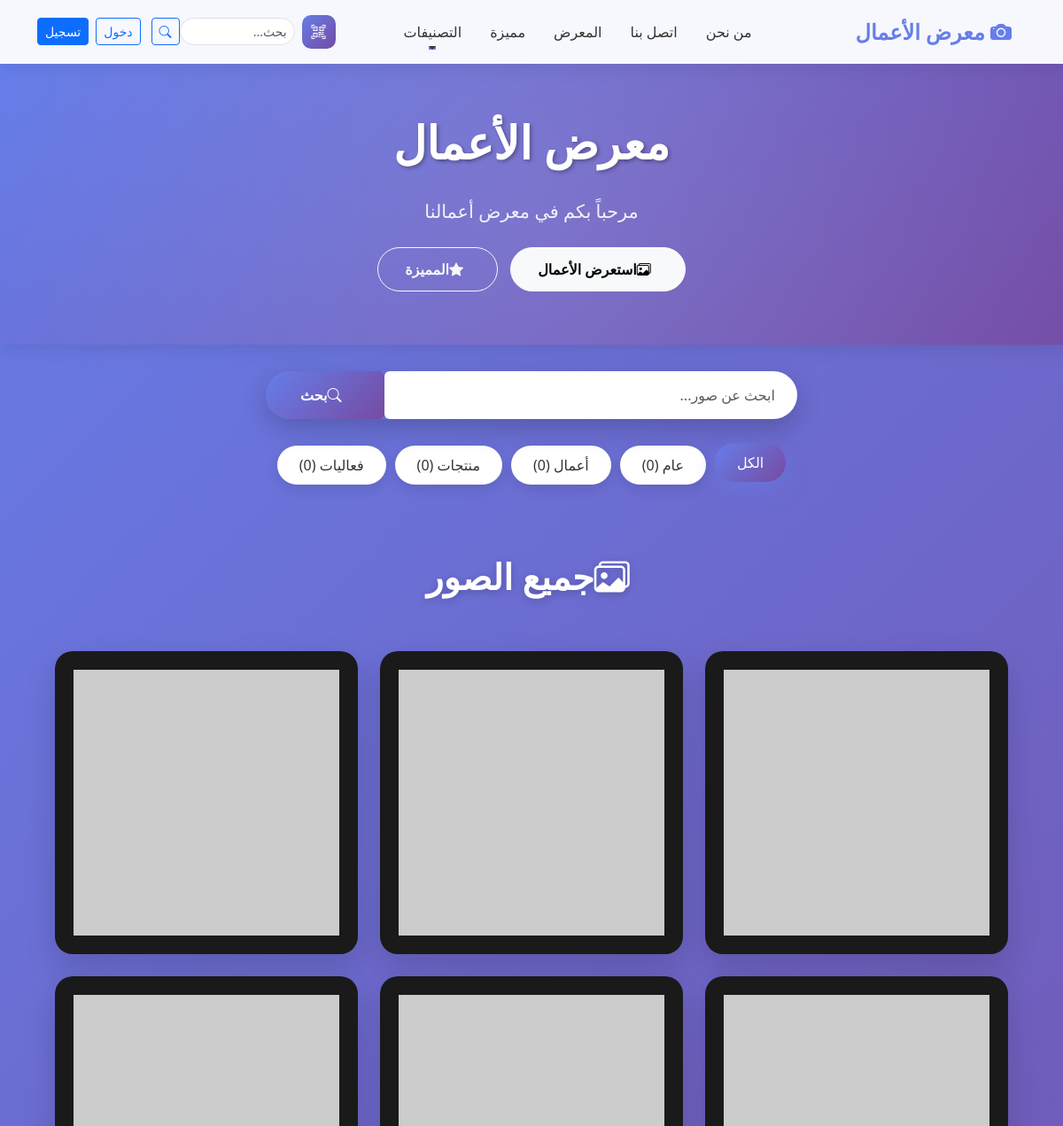
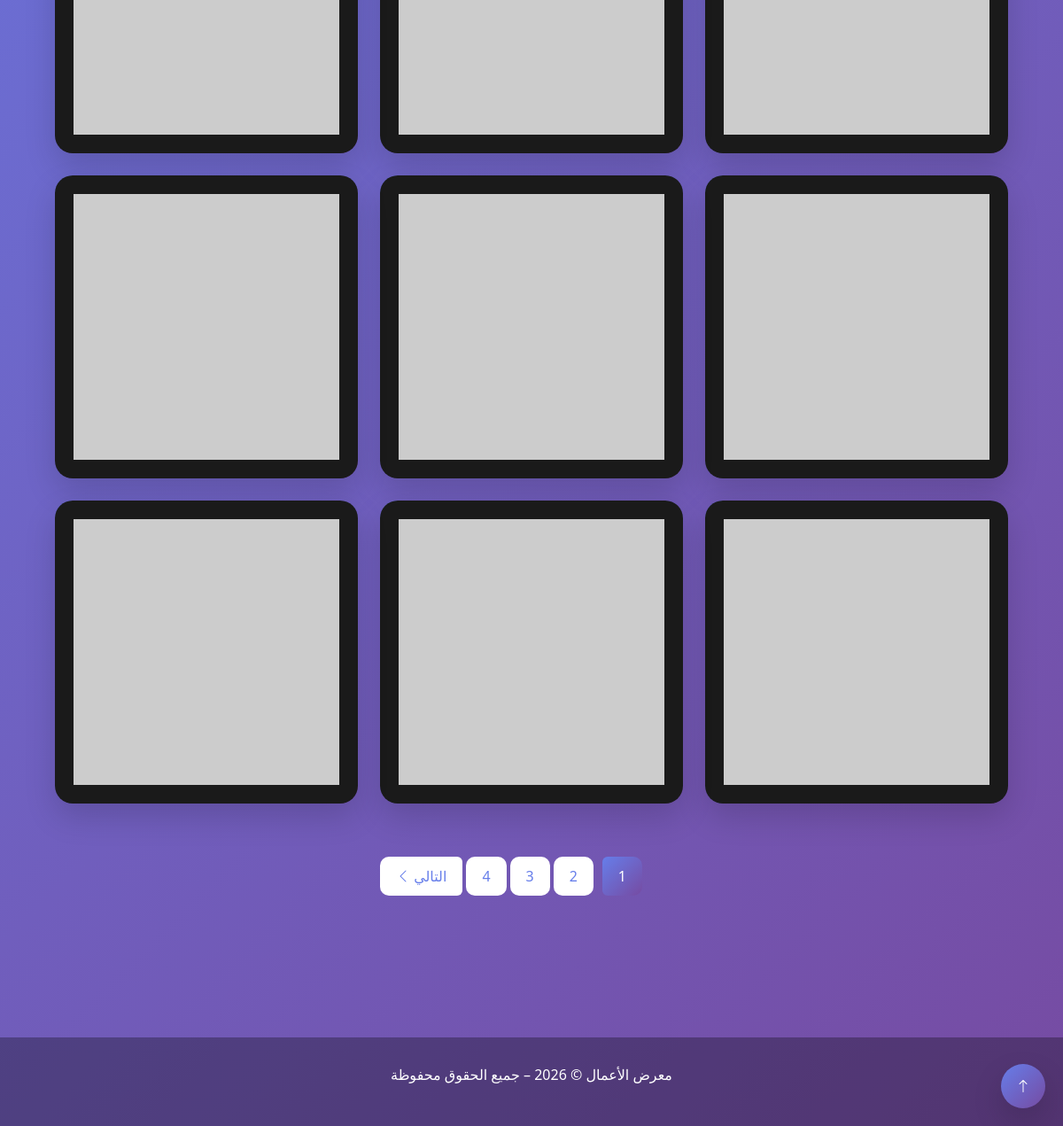
The page / on the database its author committed (2 pictures, top to bottom).
### app.py (models this page shows)
class SiteSettings(db.Model):
    id = db.Column(db.Integer, primary_key=True)
    site_title = db.Column(db.String(200), default='معرض الأعمال')
    site_description = db.Column(db.Text, default='مرحباً بكم في معرض أعمالنا')
    site_logo = db.Column(db.String(500))
    favicon = db.Column(db.String(500))
    contact_email = db.Column(db.String(200))
    social_links = db.Column(db.JSON)
    theme_color = db.Column(db.String(20), default='#667eea')
    qr_code_text = db.Column(db.Text)
    google_analytics_id = db.Column(db.String(50))
    updated_at = db.Column(db.DateTime, onupdate=datetime.utcnow)

class Category(db.Model):
    id = db.Column(db.Integer, primary_key=True)
    name = db.Column(db.String(100), nullable=False, unique=True)
    slug = db.Column(db.String(100), unique=True)
    description = db.Column(db.Text)
    created_at = db.Column(db.DateTime, default=datetime.utcnow)
    images = db.relationship('Image', backref='category', lazy=True)

class Image(db.Model):
    id = db.Column(db.Integer, primary_key=True)
    title = db.Column(db.String(200), nullable=False)
    description = db.Column(db.Text)
    filename = db.Column(db.String(500))
    file_size = db.Column(db.Integer)
    mime_type = db.Column(db.String(100))
    image_url = db.Column(db.String(500), nullable=False)
    thumbnail_url = db.Column(db.String(500))
    category_id = db.Column(db.Integer, db.ForeignKey('category.id'))
    views = db.Column(db.Integer, default=0)
    downloads = db.Column(db.Integer, default=0)
    sort_order = db.Column(db.Integer, default=0)
    is_featured = db.Column(db.Boolean, default=False)
    is_published = db.Column(db.Boolean, default=True)
    created_at = db.Column(db.DateTime, default=datetime.utcnow)
    updated_at = db.Column(db.DateTime, onupdate=datetime.utcnow)
    uploaded_by = db.Column(db.Integer, db.ForeignKey('user.id'))
    image_metadata = db.Column(db.JSON)

### app.py (the view, shortened to what this page needs)
@app.route('/')
def index():
    page = request.args.get('page', 1, type=int)
    per_page = 12
    category_id = request.args.get('category', type=int)
    featured_only = request.args.get('featured', type=bool)
    search_query = request.args.get('q', '')
    query = Image.query.filter_by(is_published=True)
    if category_id:
        query = query.filter_by(category_id=category_id)
    if featured_only:
        query = query.filter_by(is_featured=True)
    images = query.order_by(Image.sort_order.desc(), Image.created_at.desc())\
                  .paginate(page=page, per_page=per_page, error_out=False)
    categories = db.session.query(
        Category, func.count(Image.id).label('image_count')
    ).outerjoin(Image).group_by(Category.id).all()
    settings = SiteSettings.query.first()
    if not settings:
        settings = SiteSettings()
        db.session.add(settings)
        db.session.commit()
    featured_images = Image.query.filter_by(is_featured=True, is_published=True)\
                                 .order_by(Image.created_at.desc())\
                                 .limit(6).all()
    current_url = request.host_url
    qr_code = generate_qr_code(current_url)
    return render_template('index_advanced.html',
                         images=images,
                         categories=categories,
                         featured_images=featured_images,
                         settings=settings,
                         qr_code=qr_code,
                         search_query=search_query,
                         current_category=category_id)

### app.py (called while the page is built)
def generate_qr_code(url, size=10):
    qr = qrcode.QRCode(
        version=1,
        box_size=size,
        border=5,
        error_correction=qrcode.constants.ERROR_CORRECT_H
    )
    qr.add_data(url)
    qr.make(fit=True)
    img = qr.make_image(fill_color="black", back_color="white")
    img_io = io.BytesIO()
    img.save(img_io, 'PNG')
    img_io.seek(0)
    img_base64 = base64.b64encode(img_io.getvalue()).decode()
    return img_base64

### templates/index_advanced.html (shortened to what this page needs)
<!DOCTYPE html>
<html dir="rtl" lang="ar">
<head>
    <link href="https://cdn.jsdelivr.net/npm/bootstrap@5.3.0/dist/css/bootstrap.min.css" rel="stylesheet">
    <link rel="stylesheet" href="https://cdn.jsdelivr.net/npm/bootstrap-icons@1.11.0/font/bootstrap-icons.css">
    <link rel="stylesheet" href="https://cdnjs.cloudflare.com/ajax/libs/animate.css/4.1.1/animate.min.css">
    <link rel="stylesheet" href="https://cdn.jsdelivr.net/npm/swiper@11/swiper-bundle.min.css" />
    <link rel="stylesheet" href="https://cdnjs.cloudflare.com/ajax/libs/lightbox2/2.11.4/css/lightbox.min.css">
</head>
<body>
    <nav class="navbar navbar-expand-lg fixed-top">
        <div class="container">
            <a class="navbar-brand" href="{{ url_for('index') }}">
                {% if settings and settings.site_logo %}
                    <img src="{{ settings.site_logo }}" alt="شعار">
                {% else %}
                    <span style="color: var(--primary); font-weight: 700; font-size: 1.5rem;">
                        <i class="bi bi-camera-fill"></i> {{ settings.site_title }}
                    </span>
                {% endif %}
            </a>
            <div class="collapse navbar-collapse" id="navbarNav">
                <ul class="navbar-nav mx-auto">
                    <li class="nav-item">
    <a class="nav-link" href="{{ url_for('about') }}">من نحن</a>
</li>
<li class="nav-item">
    <a class="nav-link" href="{{ url_for('contact') }}">اتصل بنا</a>
</li>
                    <li class="nav-item"><a class="nav-link" href="#gallery">المعرض</a></li>
                    <li class="nav-item"><a class="nav-link" href="#featured">مميزة</a></li>
                    {% if categories %}
                    <li class="nav-item dropdown">
                        <a class="nav-link dropdown-toggle" href="#" data-bs-toggle="dropdown">التصنيفات</a>
                    </li>
                    {% endif %}
                </ul>
                <div class="d-flex align-items-center gap-2">
                    <button class="btn-qr" data-bs-toggle="modal" data-bs-target="#qrModal"><i class="bi bi-qr-code-scan"></i></button>
                    <form class="d-flex" action="{{ url_for('search') }}" method="GET">
                        <input class="form-control form-control-sm" type="search" name="q" placeholder="بحث..." style="width:130px; border-radius:20px;">
                        <button class="btn btn-sm btn-outline-primary ms-1" type="submit"><i class="bi bi-search"></i></button>
                    </form>
                    {% if current_user.is_authenticated %}
                    <div class="dropdown">
                        <button class="btn btn-sm btn-outline-primary dropdown-toggle" data-bs-toggle="dropdown">
                            <i class="bi bi-person-circle"></i> {{ current_user.username }}
                        </button>
                        <ul class="dropdown-menu dropdown-menu-end">
                            <li><a class="dropdown-item" href="{{ url_for('profile') }}">الملف الشخصي</a></li>
                            {% if current_user.role in ['admin', 'editor'] %}<li><a class="dropdown-item" href="{{ url_for('admin_dashboard') }}">لوحة التحكم</a></li>{% endif %}
                            <li><hr class="dropdown-divider"></li>
                            <li><a class="dropdown-item" href="{{ url_for('logout') }}">تسجيل خروج</a></li>
                        </ul>
                    </div>
                    {% else %}
                    <a class="btn btn-sm btn-outline-primary" href="{{ url_for('login') }}">دخول</a>
                    <a class="btn btn-sm btn-primary" href="{{ url_for('register') }}">تسجيل</a>
                    {% endif %}
                </div>
            </div>
        </div>
    </nav>
<section class="hero-section">
    <div class="container">
        <div class="hero-content d-flex flex-column align-items-center">
            <div class="d-flex align-items-center justify-content-center flex-wrap gap-4 mb-3">
                <h1 class="hero-title">
                    {{ settings.site_title }}
                </h1>
            </div>
            <p class="hero-description">{{ settings.site_description }}</p>
            <div class="hero-buttons">
                <a href="#gallery" class="btn btn-light"><i class="bi bi-images me-2"></i>استعرض الأعمال</a>
                <a href="#featured" class="btn btn-outline-light"><i class="bi bi-star-fill me-2"></i>المميزة</a>
            </div>
        </div>
    </div>
</section>
    <section class="search-section">
        <div class="container">
            <div class="search-box">
                <form action="{{ url_for('search') }}" method="GET">
                    <div class="input-group">
                        <input type="text" class="form-control" name="q" placeholder="ابحث عن صور..." value="{{ search_query }}">
                        <button class="btn" type="submit"><i class="bi bi-search me-2"></i>بحث</button>
                    </div>
                </form>
            </div>
        </div>
    </section>
    {% if categories %}
    <section class="categories-section">
        <div class="container">
            <div class="category-pills">
                <a href="{{ url_for('index') }}" class="category-pill {% if not current_category %}active{% endif %}">الكل</a>
                {% for category, count in categories %}
                <a href="{{ url_for('index') }}?category={{ category.id }}" class="category-pill {% if current_category == category.id %}active{% endif %}">
                    {{ category.name }} ({{ count }})
                </a>
                {% endfor %}
            </div>
        </div>
    </section>
    {% endif %}
    <section id="gallery" class="gallery-section">
        <div class="container">
            <h2 class="section-title"><i class="bi bi-images me-2"></i>جميع الصور</h2>
            {% if images and images.items %}
            <div class="gallery-grid">
                {% for image in images.items %}
                <div class="gallery-item" onclick="openLightbox('{{ image.image_url }}', {{ image.id }})">
                    <div class="image-frame">
                        <img src="{{ image.thumbnail_url or image.image_url }}" alt="{{ image.title }}" onerror="this.src='https://via.placeholder.com/300x300?text=صورة'">
                    </div>
                </div>
                {% endfor %}
            </div>
            {% if images.pages > 1 %}
            <nav>
                <ul class="pagination">
                    {% for page_num in images.iter_pages() %}
                        {% if page_num %}<li class="page-item {% if page_num == images.page %}active{% endif %}"><a class="page-link" href="{{ url_for('index', page=page_num, category=current_category, q=search_query) }}">{{ page_num }}</a></li>{% endif %}
                    {% endfor %}
                    {% if images.has_next %}<li class="page-item"><a class="page-link" href="{{ url_for('index', page=images.next_num, category=current_category, q=search_query) }}">التالي <i class="bi bi-chevron-left"></i></a></li>{% endif %}
                </ul>
            </nav>
            {% endif %}
            {% endif %}
        </div>
    </section>
    <footer class="footer">
        <div class="container">
            <p>{{ settings.site_title }} &copy; {{ now.year if now else '2026' }} – جميع الحقوق محفوظة</p>
        </div>
    </footer>
    <a href="#" class="floating-btn" title="العودة للأعلى"><i class="bi bi-arrow-up"></i></a>
</body>
</html>

### rows shown on the page
SiteSettings: site_title "معرض الأعمال", site_description "مرحباً بكم في معرض أعمالنا"
Category: name "عام", count "0"
Category: name "أعمال", count "0"
Category: name "منتجات", count "0"
Category: name "فعاليات", count "0"

### other values the page prints
{{ page_num }} "1" "2" "3" "4"
